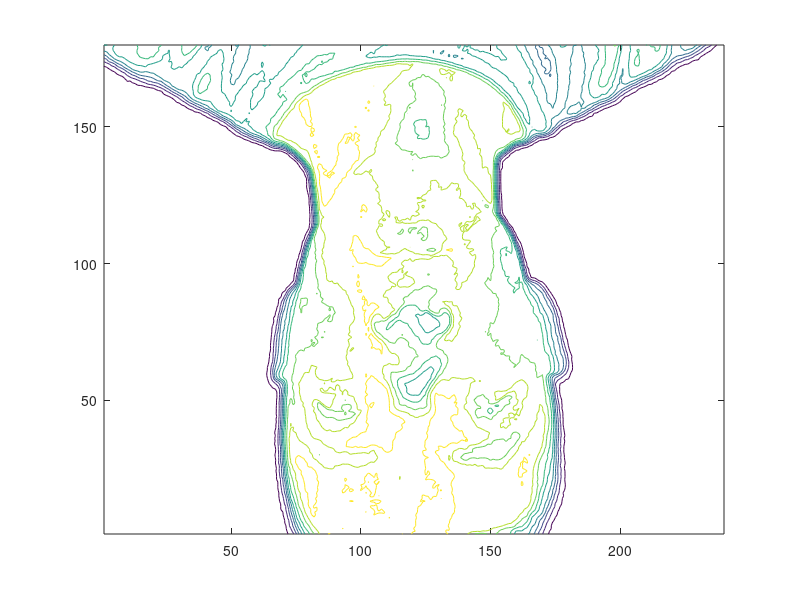
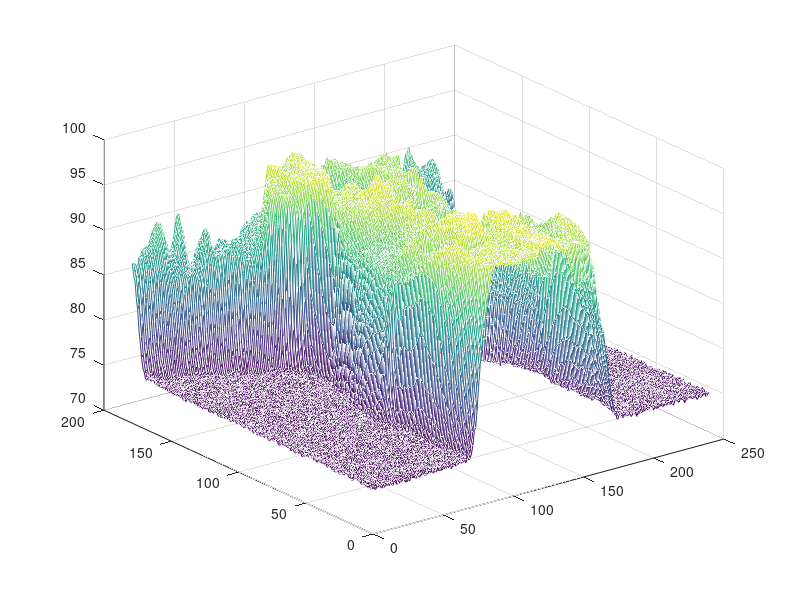

MATLAB code to generate these figures, in order: (Note: this script raises an error after producing the figures.)
close all
clear
clc

%load the data files
load('in10.mat');
load('in9.mat');
M = in9;

%show the contour and mesh image without any processing
figure (1)
contour(M);
figure (2)
mesh(M);

%fin the two max value position with this function
[x1,y1,x2,y2] = find_max(M);
